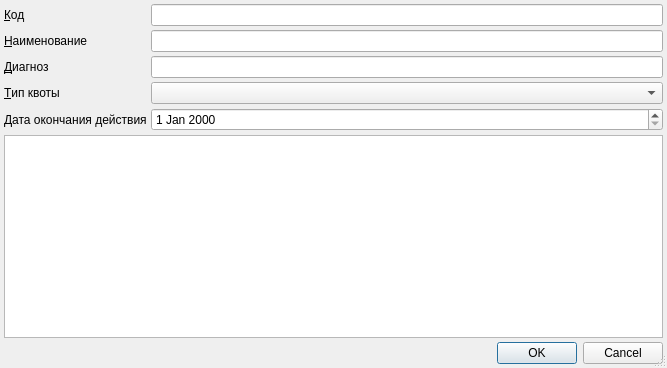
<?xml version="1.0" encoding="UTF-8"?>
<ui version="4.0">
 <class>ItemEditorDialog</class>
 <widget class="QDialog" name="ItemEditorDialog">
  <property name="geometry">
   <rect>
    <x>0</x>
    <y>0</y>
    <width>667</width>
    <height>368</height>
   </rect>
  </property>
  <property name="windowTitle">
   <string>ChangeMe!</string>
  </property>
  <property name="sizeGripEnabled">
   <bool>true</bool>
  </property>
  <layout class="QGridLayout" name="gridLayout">
   <property name="leftMargin">
    <number>4</number>
   </property>
   <property name="topMargin">
    <number>4</number>
   </property>
   <property name="rightMargin">
    <number>4</number>
   </property>
   <property name="bottomMargin">
    <number>4</number>
   </property>
   <property name="spacing">
    <number>4</number>
   </property>
   <item row="1" column="1">
    <widget class="QLineEdit" name="edtName"/>
   </item>
   <item row="5" column="0" colspan="2">
    <widget class="CInDocTableView" name="tblItems"/>
   </item>
   <item row="3" column="1">
    <widget class="CQuotaComboBox" name="cmbQuotaType">
     <property name="sizeAdjustPolicy">
      <enum>QComboBox::AdjustToMinimumContentsLength</enum>
     </property>
    </widget>
   </item>
   <item row="1" column="0">
    <widget class="QLabel" name="lblName">
     <property name="sizePolicy">
      <sizepolicy hsizetype="Maximum" vsizetype="Preferred">
       <horstretch>0</horstretch>
       <verstretch>0</verstretch>
      </sizepolicy>
     </property>
     <property name="text">
      <string>&amp;Наименование</string>
     </property>
     <property name="buddy">
      <cstring>edtName</cstring>
     </property>
    </widget>
   </item>
   <item row="0" column="0">
    <widget class="QLabel" name="lblCode">
     <property name="sizePolicy">
      <sizepolicy hsizetype="Maximum" vsizetype="Preferred">
       <horstretch>0</horstretch>
       <verstretch>0</verstretch>
      </sizepolicy>
     </property>
     <property name="text">
      <string>&amp;Код</string>
     </property>
     <property name="buddy">
      <cstring>edtCode</cstring>
     </property>
    </widget>
   </item>
   <item row="0" column="1">
    <widget class="QLineEdit" name="edtCode"/>
   </item>
   <item row="3" column="0">
    <widget class="QLabel" name="lblCheckingNumber">
     <property name="sizePolicy">
      <sizepolicy hsizetype="Maximum" vsizetype="Preferred">
       <horstretch>0</horstretch>
       <verstretch>0</verstretch>
      </sizepolicy>
     </property>
     <property name="text">
      <string>&amp;Тип квоты</string>
     </property>
     <property name="buddy">
      <cstring>cmbQuotaType</cstring>
     </property>
    </widget>
   </item>
   <item row="2" column="1">
    <widget class="QLineEdit" name="edtMKB"/>
   </item>
   <item row="2" column="0">
    <widget class="QLabel" name="lblCheckingSerial">
     <property name="sizePolicy">
      <sizepolicy hsizetype="Maximum" vsizetype="Preferred">
       <horstretch>0</horstretch>
       <verstretch>0</verstretch>
      </sizepolicy>
     </property>
     <property name="text">
      <string>&amp;Диагноз</string>
     </property>
     <property name="buddy">
      <cstring>edtMKB</cstring>
     </property>
    </widget>
   </item>
   <item row="6" column="0" colspan="2">
    <widget class="QDialogButtonBox" name="buttonBox">
     <property name="standardButtons">
      <set>QDialogButtonBox::Cancel|QDialogButtonBox::Ok</set>
     </property>
    </widget>
   </item>
   <item row="4" column="1">
    <widget class="CDateEdit" name="edtEndDate"/>
   </item>
   <item row="4" column="0">
    <widget class="QLabel" name="lblEndDate">
     <property name="text">
      <string>Дата окончания действия</string>
     </property>
    </widget>
   </item>
  </layout>
 </widget>
 <customwidgets>
  <customwidget>
   <class>CQuotaComboBox</class>
   <extends>QComboBox</extends>
   <header>Quoting/QuotaComboBox.h</header>
  </customwidget>
  <customwidget>
   <class>CInDocTableView</class>
   <extends>QTableView</extends>
   <header>library/InDocTable.h</header>
  </customwidget>
  <customwidget>
   <class>CDateEdit</class>
   <extends>QDateEdit</extends>
   <header>library/DateEdit.h</header>
  </customwidget>
 </customwidgets>
 <tabstops>
  <tabstop>edtCode</tabstop>
  <tabstop>edtName</tabstop>
  <tabstop>edtMKB</tabstop>
  <tabstop>cmbQuotaType</tabstop>
  <tabstop>tblItems</tabstop>
 </tabstops>
 <resources/>
 <connections>
  <connection>
   <sender>buttonBox</sender>
   <signal>accepted()</signal>
   <receiver>ItemEditorDialog</receiver>
   <slot>accept()</slot>
   <hints>
    <hint type="sourcelabel">
     <x>333</x>
     <y>351</y>
    </hint>
    <hint type="destinationlabel">
     <x>333</x>
     <y>183</y>
    </hint>
   </hints>
  </connection>
  <connection>
   <sender>buttonBox</sender>
   <signal>rejected()</signal>
   <receiver>ItemEditorDialog</receiver>
   <slot>reject()</slot>
   <hints>
    <hint type="sourcelabel">
     <x>333</x>
     <y>351</y>
    </hint>
    <hint type="destinationlabel">
     <x>333</x>
     <y>183</y>
    </hint>
   </hints>
  </connection>
 </connections>
</ui>
